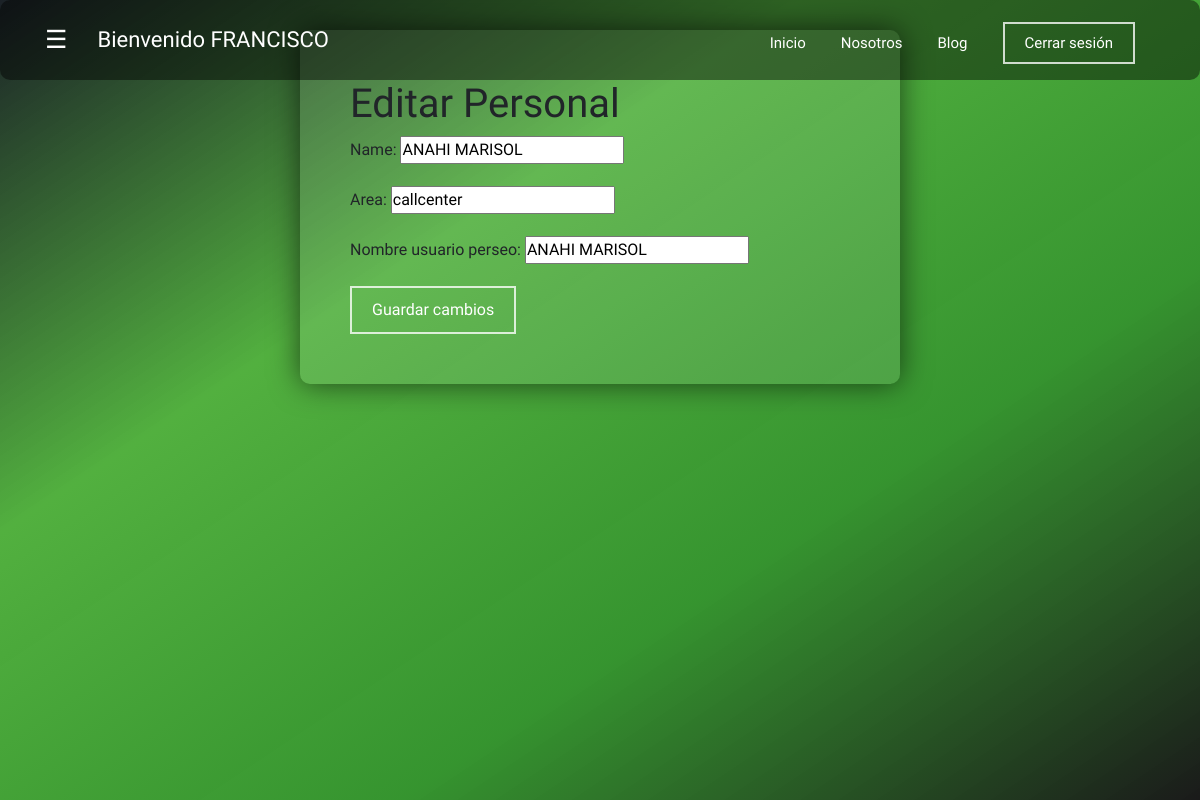
Screenshot of /personal_editar/2/ (signed in) with the database file from the repository.
### sisrep/core/models.py (models this page shows, shortened)
class Personal(models.Model):
    name = models.CharField(max_length=100)
    area = models.CharField(max_length=100)
    nombre_usuario_perseo = models.CharField(max_length=100, blank=True, null=True)  # Permite valores vacíos y nulos

### sisrep/core/views.py (the view)
# urls.py: path('personal_editar/<int:personal_id>/', editar_personal, name='personal_editar'),
def editar_personal(request, personal_id):
    personal = get_object_or_404(Personal, id=personal_id)
    if request.method == 'POST':
        form = PersonalForm(request.POST, instance=personal)
        if form.is_valid():
            form.save()
            return redirect('personalcc')
    else:
        form = PersonalForm(instance=personal)
    return render(request, 'core/personal_editar.html', {'form': form})

### sisrep/core/forms.py
class PersonalForm(forms.ModelForm):
    class Meta:
        model = Personal
        fields = '__all__'  # Esto ahora incluirá el nuevo campo

### sisrep/core/templates/core/personal_editar.html (shortened to what this page needs)
<!DOCTYPE html>
<html lang="es">
<head>
</head>
    {% extends "core/base.html" %}
	{% load static %}
    	{% block content %}
			{% if request.user.is_authenticated %}
            <header class="header">
				<div class="container">
					<div class="btn-menu">
						<label for="btn-menu">☰</label>
					</div>
					<div class="logo">
						<h4>Bienvenido {{ user.username | upper }}</h4>
					</div>
					<nav class="menu">
						<a href="#">Inicio</a>
						<a href="#">Nosotros</a>
						<a href="#">Blog</a>
						<a>
							<form action="{% url 'logout' %}" method="post">
								<button type="submit">Cerrar sesión</button>
							</form>
						</a>
					</nav>
				</div>
			</header>
			<div class="capa"></div>
            <body>
                <div class="containerAgregarPersonal">
                    <h1>Editar Personal</h1>
                    <form method="post">
                        {{ form.as_p }}
                        <button type="submit">Guardar cambios</button>
                    </form>
                </div>
            </body>
			{% endif %}
		{% endblock %}

### sisrep/core/static/core/css/styleb.css (style rules this page uses)
* { margin: 0; padding: 0; box-sizing: border-box; font-family: 'Montserrat Alternates', sans-serif; }
body { background-blend-mode: overlay; background-size: 100vw 100vh; font-family: "Helvetica Neue", Helvetica, Arial, sans-serif; }
.capa { position: fixed; width: 100%; height: 100vh; background-image: linear-gradient(to bottom right, #1b2127, #2d9f16d2, #087c00d0, rgba(0, 0, 0, 0.897)); z-index: -1; top: 0;left: 0; }
.header { width: 100%; height: 80px; position:fixed; top: 0;left: 0; background-color: #00000070; border-radius: 10px; }
.container { width: 90%; max-width: 1200px; margin: auto; display: flex; align-items: center; justify-content: space-between; }
.btn-menu { color: #fff; line-height: 80px; }
.btn-menu label { color: #ffffff; font-size: 25px; cursor: pointer; }
.logo { display: flex; align-items: center; margin-right: auto; }
.logo h4 { color: #ffffff; font-weight: 400; font-size: 22px; margin-left: 10px; }
.menu { display: flex; align-items: center; margin-left: auto; margin-right: 0; }
.menu a { display: inline-block; padding: 15px; line-height: normal; text-decoration: none; color: #ffffff; transition: all 0.3s ease; border-bottom: 2px solid transparent; font-size: 15px; margin-right: 5px; }
button { background-color: transparent; border: 2px solid #ffffffc8; color: #ffffff; padding: 10px 20px; font-size: 13px; cursor: pointer; border-radius: 12px; transition: background-color 0.3s ease, color 0.3s ease; }
.btn-menu label { margin-right: 20px; }
.containerAgregarPersonal { margin: 30px auto; width: 50%; max-width: 750px; background-color: #ffffff1a; padding: 50px; border-radius: 10px; box-shadow: 0 0 30px rgba(0, 0, 0, 0.607); }

### rows the page displays
Personal: name "ANAHI MARISOL", area "callcenter", nombre_usuario_perseo "ANAHI MARISOL"

### other values shown
{{ user.username | upper }} "FRANCISCO"
